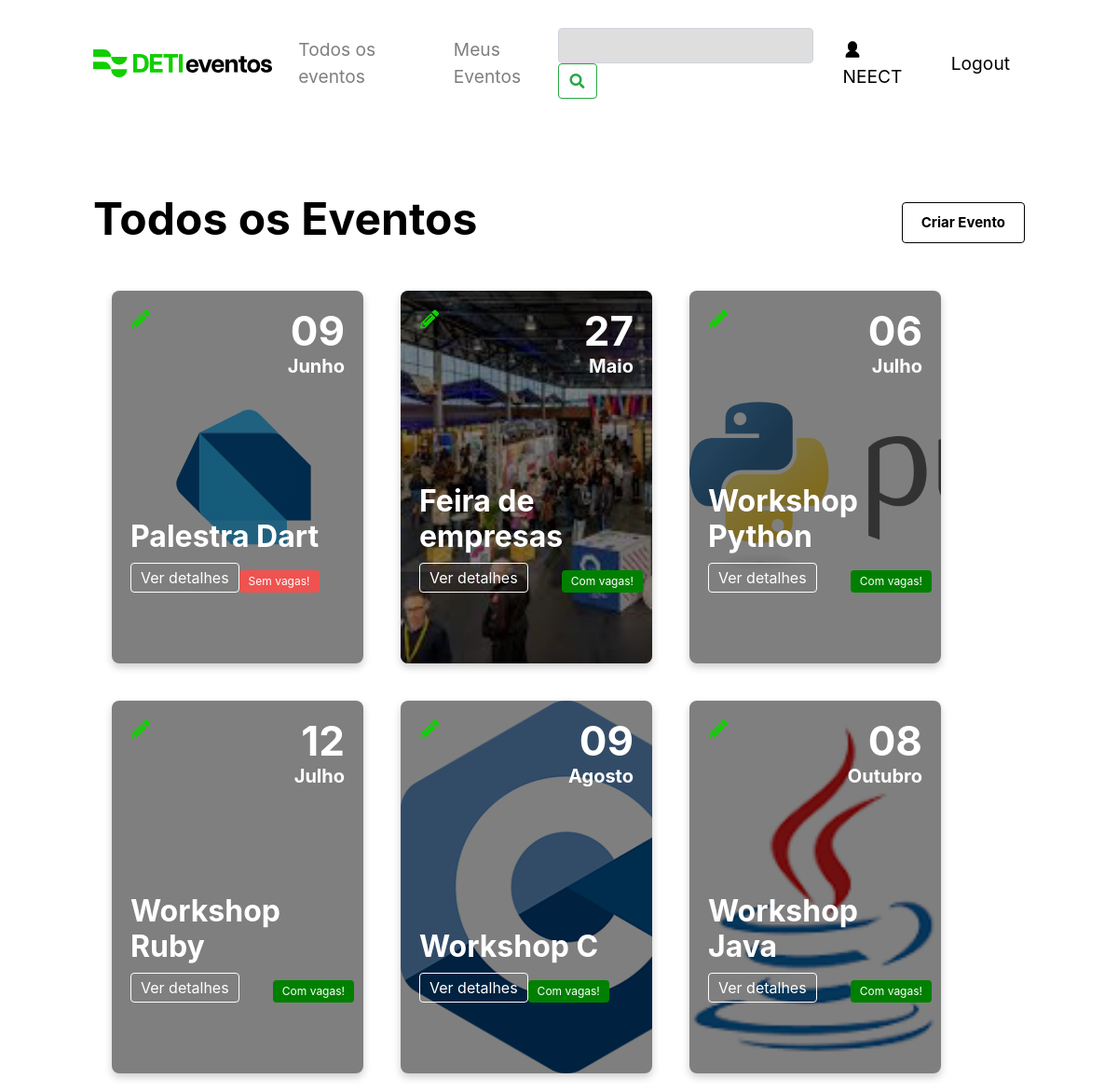
The page /todos_os_eventos (signed in) on the database its author committed.
### tables this page shows
CREATE TABLE events (
    id INTEGER PRIMARY KEY,
    name TEXT NOT NULL,
    description TEXT NOT NULL,
    location TEXT NOT NULL,
    image TEXT,
    date DATE,
    user_id INTEGER,           
    colaborator TEXT , 
    vagas INTEGER,
    lotacao INTEGER,
    preco INTEGER,
    esgotado boolean DEFAULT 0,
    FOREIGN KEY(user_id) REFERENCES users(id)
    );

### app.py (the view)
@app.route('/todos_os_eventos')
def todos_os_eventos():
    user_id = get_user_id(session.get('user_email'))
    print(user_id)
    if 'user_email' not in session:
        return redirect(url_for('login'))
    events = get_events()
    converted_events = []
    for event in events:
        converted_event = list(event)
        converted_event[5] = datetime.strptime(event[5], '%Y-%m-%d').date()
        converted_events.append(tuple(converted_event))
    converted_events.sort(key=lambda x: x[5])
    is_admin = 'user_email' in session and session.get('user_email') == "admin@gmail.com"
    name  = session.get('user_name')
    if name is  not None:
        user = True
    event = get_events()
    return render_template('todos_os_eventos.html', events=converted_events, is_admin=is_admin, user=user, name=name, event=event)

### app.py (called while the page is built)
@app.template_filter('formatdate')
def format_date(value, format='%d-%B'):
    if value is None:
        return ""
    month_names = {
        'January': 'Janeiro', 'February': 'Fevereiro', 'March': 'Março',
        'April': 'Abril', 'May': 'Maio', 'June': 'Junho',
        'July': 'Julho', 'August': 'Agosto', 'September': 'Setembro',
        'October': 'Outubro', 'November': 'Novembro', 'December': 'Dezembro'
    }
    formatted_date = value.strftime(format)
    for eng, pt in month_names.items():
        formatted_date = formatted_date.replace(eng, pt)
    return formatted_date

### models.py (called while the page is built)
def get_user_id(email):
    connection = sqlite3.connect('data.db', check_same_thread=False)
    cursor = connection.cursor()
    cursor.execute("SELECT id FROM users WHERE email = ?", (email,))
    user_id = cursor.fetchall()
    if len(user_id) == 0:
        return None
    return user_id[0][0]

def get_events():
    connection = sqlite3.connect('data.db', check_same_thread=False)
    cursor = connection.cursor()
    try:
        cursor.execute("SELECT * FROM events")
        results = cursor.fetchall()
        return results
    except Exception as e:
        print(e)
        return None

### templates/todos_os_eventos.html (shortened to what this page needs)
<!DOCTYPE html>
<html lang="en">
<head>
  <link rel="stylesheet" href="https://cdnjs.cloudflare.com/ajax/libs/font-awesome/5.15.1/css/all.min.css">
  <link rel="stylesheet" href="https://stackpath.bootstrapcdn.com/bootstrap/4.3.1/css/bootstrap.min.css">
  <link rel="stylesheet" href="/static/css/navbar_style.css">
  <link rel="stylesheet" href="/static/css/style.css">
  <link rel="stylesheet" href="/static/css/pop_up.css">
  <link rel="stylesheet" href="https://cdnjs.cloudflare.com/ajax/libs/font-awesome/5.15.3/css/all.min.css">
  <link rel="stylesheet" href="https://cdn.jsdelivr.net/npm/sweetalert2@11/dist/sweetalert2.min.css">
</head>
<body>
  <nav class="navbar_style navbar navbar-expand-lg navbar-light bg-light">
    <a href="/">
      <img src="/static/images/DETI.svg" alt="DETI Logo">
    </a>
    <div class="collapse navbar-collapse" id="navbarNav">
      <ul class="navbar-nav">
        <li class="nav-item">
          <a class="nav-link navbar_style_links" href="/todos_os_eventos">Todos os eventos</a>
        </li>
        <li class="nav-item">
          <a class="nav-link navbar_style_links" href="/meus_eventos">Meus Eventos</a>
        </li>
      </ul>
      <form class="form-inline ml-auto" action="/search" method="get">
        <input class="form-control mr-sm-2 navbar_style_search" type="text" placeholder="" name="q"
          aria-label="Campo_Pesquisa">
        <button class="btn btn-outline-success my-2 my-sm-0" type="submit"><i class="fas fa-search"
            aria-label="Botao_Pesquisar"></i></button>
      </form>
        {% if user %}
        <a class="nav-link ml-2 navbar_style_login" href="/meus_eventos">
          <img class="login-icon" src="static/images/user_icon.svg" alt="User Icon">
          {{ name }}
          {% endif %}
        </a>
        <a class="nav-link ml-2 navbar_style_login" href="/logout">
          Logout
        </a>
    </div>
  </nav>
  <div class="events-header">
    <h1>Todos os Eventos</h1>
    {% if is_admin %}
    <button class="create-event-button">Criar Evento</button>
    {% endif %}
  </div>
  <div class="event-card-container">
    {% for event in events %}
    <div class="event-card" style="background-image: url('{{event[4]}}'); background-size: cover; margin: 20px;">
      {% if is_admin %}
      <button class="edit-event-button" data-event-id="{{ event[0] }}" data-event-name="{{ event[1] }}"
        data-event-location="{{ event[6] }}" data-event-capacity="{{ event[8] }}" data-event-date="{{ event[5] }}"
        data-event-description="{{ event[2] }}" data-event-image="{{ event[4] }}" data-event-price="{{ event[9] }}">
        <i class="fas fa-pencil-alt"></i>
      </button>
      {% endif %}
      <div class="event-content">
        <div class="event-day">{{ event[5]|formatdate('%d') }}</div>
        <div class="event-month">{{ event[5]|formatdate('%B') }}</div>
      </div>
      <div class="event-info">
        <h2 class="event-title">{{event[1]}}</h2>
        <div class="event-details">
          <p class="event-details-btn" id="details-btn" data-event-id="{{ event[0] }}" data-event-title="{{ event[1] }}"
            data-event-description="{{ event[2] }}" data-event-organizer="{{ event[3] }}"
            data-event-image="{{ event[4] }}" data-event-date="{{ event[5] }}" data-event-capacity="{{ event[8] }}"
            data-event-price="{{ event[9] }}" data-event-vacancies="{{ event[10] }}"
            data-event-location="{{ event[6] }}" data-event-collaborator="{{ event[7] }}"
            data-event-category="{{ event[12] }}">Ver detalhes</p>
          {% if event[11]%}
          <p class="event-status-btn"> Sem vagas!</p>
          {% endif %}
          {% if not event[11]%}
          <p class="event-status-btn-verde"> Com vagas!</p>
          {% endif %}
        </div>
      </div>
    </div>
    {% endfor %}
  </div>
</body>
</html>

### static/css/navbar_style.css (style rules this page uses)
.navbar_style { padding: 30px 0px; margin-bottom: 70px; display: flex; background-color: white !important; font-size: 1.2rem !important; }
.navbar_style img { height: 30px; }
.nav-item { margin-left: 20px !important; }
.navbar_style_login { color: #000 !important; }
.navbar_style_search { background-color: #DEDEDE !important; }
.login-icon { height: 20px; width: 20px; margin-top: -3px; }

### static/css/style.css (style rules this page uses)
:root { --primary-color: #4CAF50; --secundary-color: black; }
body { margin: 0; padding: 0 100px; font-family: Inter, sans-serif; }
h1 { color: black; font-weight: 700; font-size: 3rem; }
h2 { color: black; font-weight: 700; font-size: 3rem; }
.navbar { background-color: white; color: var(--secundary-color); overflow: auto; }
.events-header { display: flex; margin-bottom: 20px; justify-content: space-between; align-items: center; }
.create-event-button { padding: 10px 20px; font-size: 15px; font-weight: 700; background-color: white; border: 1px solid black; color: black; border-radius: 4px; cursor: pointer; text-decoration: none; }
.event-card-container { display: flex; flex-wrap: wrap; }
.event-card { position: relative; width: 270px; height: 25rem; padding: 20px; border-radius: 8px; box-shadow: 0 4px 8px rgba(0, 0, 0, 0.2); overflow: hidden; margin-right: 20px; background: #fff; margin: 20px; }
.event-card::before { content: ""; position: absolute; top: 0; right: 0; bottom: 0; left: 0; background: rgba(0, 0, 0, 0.5); }
.event-info { position: absolute; bottom: 15%; padding-right: 10px; }
.event-title { margin: 8px 0; font-size: 2rem; color: white; }
.event-details-btn, .event-status-btn, .event-status-btn-verde { padding: 3px 10px; border: none; border-radius: 4px; cursor: pointer; }
.event-details-btn { border: 1px solid white; color: white; }
.event-status-btn { background-color: #ef5350; color: white; font-size: 12px; }
.event-status-btn-verde { background-color: green; color: white; font-size: 12px; }
.event-details { display: flex; justify-content: space-between; align-items: flex-end; }
.event-content { display: block; position: relative; text-align: right; color: white; font-size: 2rem; font-weight: 700; }
.event-day { margin-top: -10px; font-size: 44px; }
.event-month { font-size: 1.25rem; margin-top: -10px; }
.edit-event-button { box-sizing: border-box; color: #11CF01; position: absolute; top: 15px; left: 15px; background: none; border: none; font-size: 20px; z-index: 1; }
.event-content, .event-info, .event-details, .event-title, .event-details-btn, .event-status-btn { color: white; }
.edit-event-button::before, .edit-event-button::after { pointer-events: none; }

### rows shown on the page
events: image (picture), event "09", event "Junho", name "Palestra Dart", esgotado "Sem vagas!"
events: image (picture), event "27", event "Maio", name "Feira de empresas", esgotado "Com vagas!"
events: image (picture), event "06", event "Julho", name "Workshop Python", esgotado "Com vagas!"
events: event "12", event "Julho", name "Workshop Ruby", esgotado "Com vagas!"
events: image (picture), event "09", event "Agosto", name "Workshop C", esgotado "Com vagas!"
events: image (picture), event "08", event "Outubro", name "Workshop Java", esgotado "Com vagas!"

### other values the page prints
{{ name }} "NEECT"
